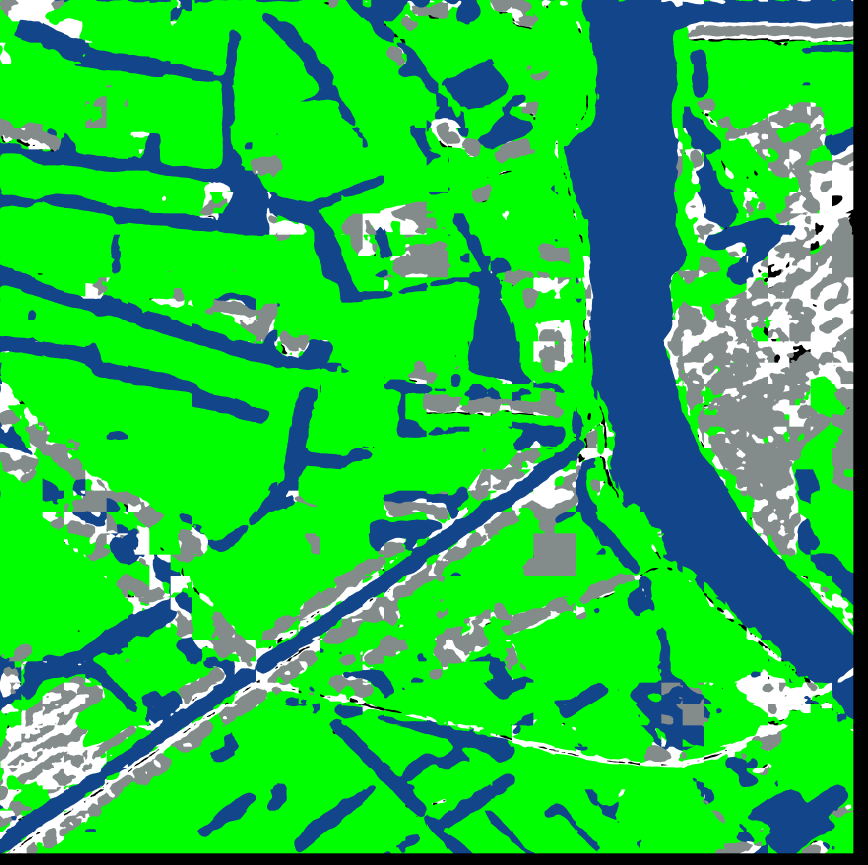
#> input picture 毕业论文/图片裁剪/1_8bits.png_predict.png, 5204 x 5190 px (shown at 1/6 size); its folder holds 4 pictures in this run
$ python '图片裁剪.py'
#> lines starting #> are read from the running program, lines starting #| are printed output that depends on the picture
#!D:/workplace/python
# -*- coding: utf-8 -*-
# @File  : 图片裁剪.py
# @Author: WangYe
# @Date  : 2020/3/21
# @Software: PyCharm
import cv2
# name = [0,5,1000,3000,6000,10000,20000,30000,40000,50000]
name = ["1_8bits.png_predict",'1_8bits']
for i in name:
    path = str(i)+'.png'
    out = 'big11/' + str(i)+'_cut.png'
    img = cv2.imread(path)
#> img is the input picture: shape (5190, 5204, 3); mean B, G, R 63.8, 190.6, 35
    print(img.shape)
#| (5190, 5204, 3)
    cropped = img[100:-100,100:-100,:]  # 裁剪坐标为[y0:y1, x0:x1]
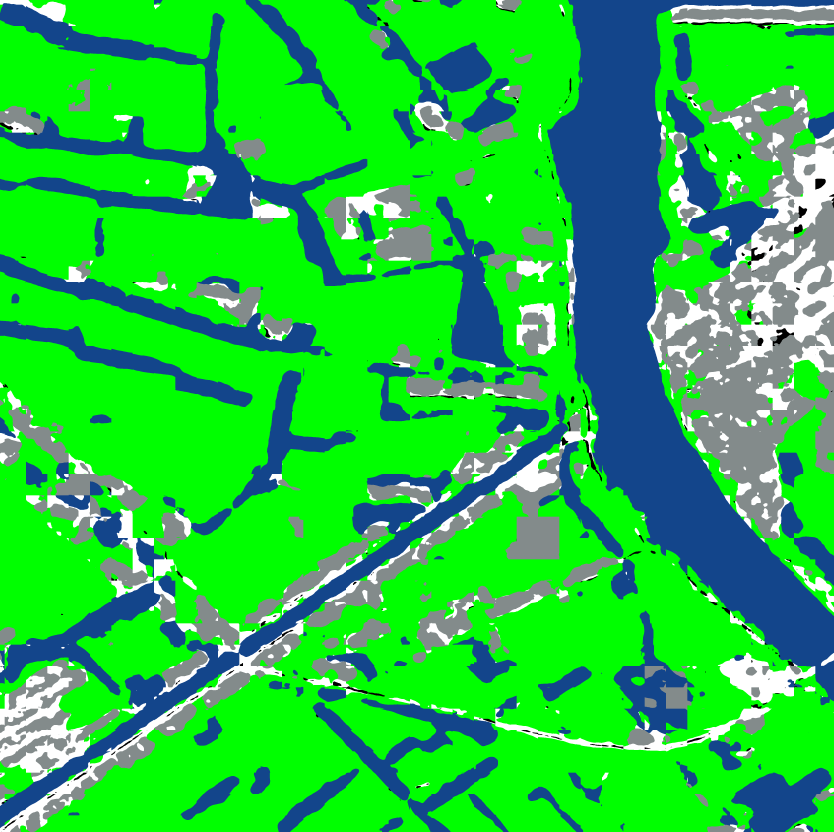
#> cropped: shape (4990, 5004, 3) (shown at 1/6 size); mean B, G, R 65.2, 196.4, 35.6
    print(cropped.shape)
#| (4990, 5004, 3)
#> (the run stopped early here; a loop or call above may not have finished)
